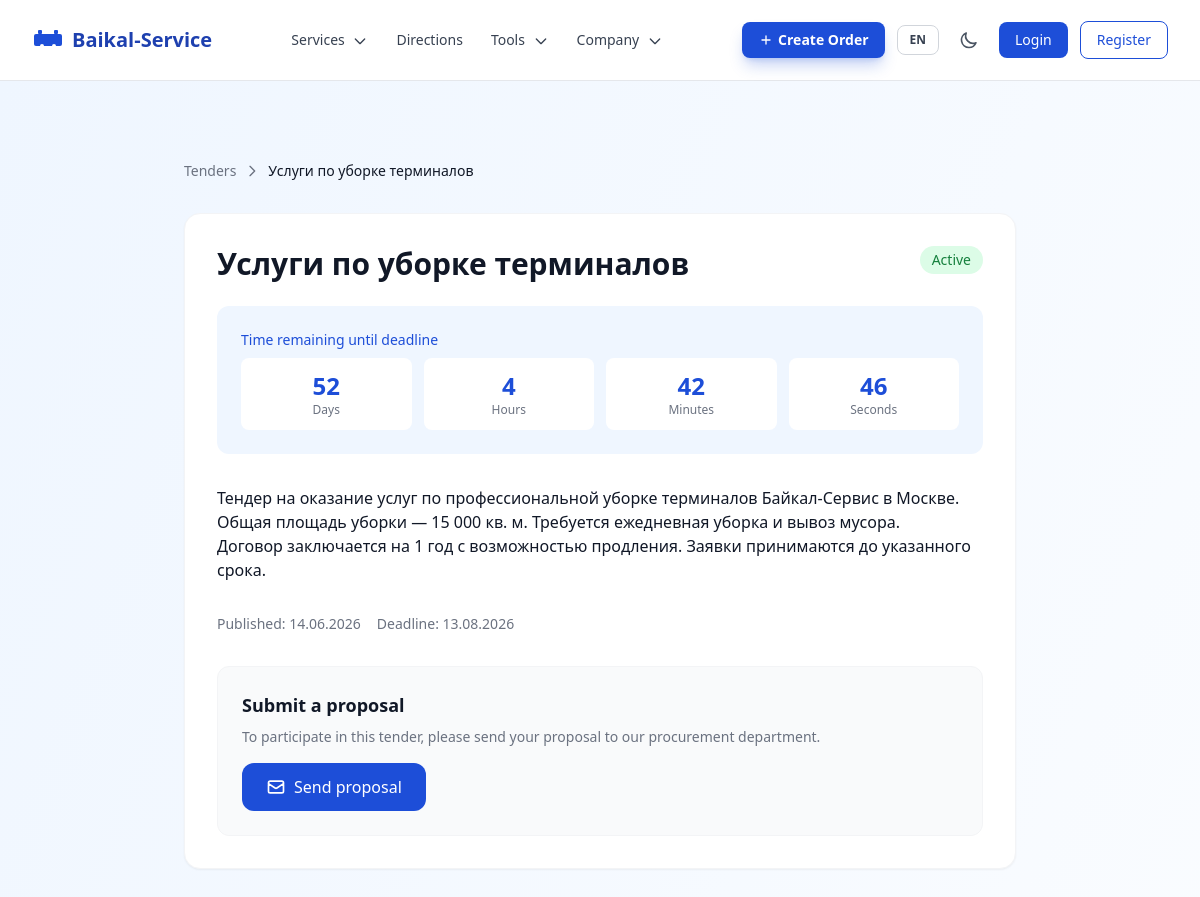
Page /ru/tenders/cleaning-services/ on the committed database.
### apps/core/models.py (models this page shows, shortened)
class Tender(models.Model):
    title = models.CharField(max_length=255, verbose_name=_('Title'))
    slug = models.SlugField(unique=True, verbose_name=_('Slug'))
    description = models.TextField(verbose_name=_('Description'))
    deadline = models.DateTimeField(verbose_name=_('Deadline'))
    is_active = models.BooleanField(default=True, verbose_name=_('Active'))
    published_at = models.DateTimeField(auto_now_add=True, verbose_name=_('Published at'))
    class Meta:
        verbose_name = _('Tender')
        verbose_name_plural = _('Tenders')
        ordering = ['-published_at']

### apps/core/views.py (the view)
# urls.py: path('tenders/<slug:slug>/', views.TenderDetailView.as_view(), name='tender_detail'),
class TenderDetailView(DetailView):
    model = Tender
    template_name = 'pages/core/tender_detail.html'
    context_object_name = 'tender'

### apps/core/context_processors.py (called while the page is built)
def site_settings(request):
    return {
        'SITE_NAME': 'Baikal-Service',
        'SITE_DESCRIPTION': 'Logistics and cargo transportation across Russia and CIS',
        'theme': getattr(request, 'theme', 'light'),
        'DEBUG': settings.DEBUG,
    }

### apps/core/templatetags/i18n_extras.py (called while the page is built)
@register.filter
def localized(obj, language=None):
    if language is None:
        language = translation.get_language()
    lang_code = language[:2] if language else 'ru'
    if hasattr(obj, 'get_localized_name'):
        return obj.get_localized_name(lang_code)
    if lang_code == 'en':
        if hasattr(obj, 'name_en') and obj.name_en:
            return obj.name_en
        if hasattr(obj, 'title_en') and obj.title_en:
            return obj.title_en
    if hasattr(obj, 'name'):
        return obj.name
    if hasattr(obj, 'title'):
        return obj.title
    return str(obj)

@register.filter
def localized_field(obj, field_name):
    language = translation.get_language()
    lang_code = language[:2] if language else 'ru'
    if lang_code == 'en':
        en_field = f'{field_name}_en'
        if hasattr(obj, en_field):
            value = getattr(obj, en_field)
            if value:
                return value
    return getattr(obj, field_name, '')

### templates/pages/core/tender_detail.html (shortened to what this page needs)
{% extends 'base.html' %}{% load i18n static i18n_extras %}
{% block content %}
<div class="bg-gradient-to-br from-baikal-50 to-white dark:from-gray-900 dark:to-gray-800 min-h-screen">
  <div class="max-w-4xl mx-auto px-4 sm:px-6 lg:px-8 py-12 lg:py-20">
    <nav class="flex items-center gap-2 text-sm text-gray-500 dark:text-gray-400 mb-8">
      <a href="{% url 'core:tenders' %}" class="hover:text-baikal-600 dark:hover:text-baikal-400 transition-colors">{% translate 'Tenders' %}</a>
      <svg class="w-4 h-4" fill="none" stroke="currentColor" viewBox="0 0 24 24"><path stroke-linecap="round" stroke-linejoin="round" stroke-width="2" d="M9 5l7 7-7 7"/></svg>
      <span class="text-gray-900 dark:text-white">{{ tender|localized }}</span>
    </nav>
    <div class="bg-white dark:bg-gray-800 rounded-2xl shadow-sm border border-gray-100 dark:border-gray-700 overflow-hidden">
      <div class="p-6 sm:p-8">
        <div class="flex items-start justify-between gap-4 mb-6">
          <h1 class="text-2xl lg:text-3xl font-bold text-gray-900 dark:text-white">{{ tender|localized }}</h1>
          <span class="text-sm px-3 py-1 rounded-full whitespace-nowrap {% if tender.is_active %}bg-green-100 dark:bg-green-900/30 text-green-700 dark:text-green-400{% else %}bg-red-100 dark:bg-red-900/30 text-red-700 dark:text-red-400{% endif %}">
            {% if tender.is_active %}{% translate 'Active' %}{% else %}{% translate 'Closed' %}{% endif %}
          </span>
        </div>
        {% if tender.is_active %}
        <div x-data="{ deadline: new Date('{{ tender.deadline|date:'Y/m/d' }}').getTime(), now: new Date().getTime() }" x-init="setInterval(() => { now = new Date().getTime() }, 1000)" class="bg-baikal-50 dark:bg-baikal-900/20 rounded-xl p-4 sm:p-6 mb-8">
          <p class="text-sm text-baikal-600 dark:text-baikal-400 font-medium mb-2">{% translate 'Time remaining until deadline' %}</p>
          <div class="grid grid-cols-4 gap-3 text-center">
            <div class="bg-white dark:bg-gray-800 rounded-lg p-3">
              <div class="text-2xl font-bold text-baikal-600 dark:text-baikal-400" x-text="Math.max(0, Math.floor((deadline - now) / 86400000))">0</div>
              <div class="text-xs text-gray-500 dark:text-gray-400">{% translate 'Days' %}</div>
            </div>
            <div class="bg-white dark:bg-gray-800 rounded-lg p-3">
              <div class="text-2xl font-bold text-baikal-600 dark:text-baikal-400" x-text="Math.max(0, Math.floor((deadline - now) % 86400000 / 3600000))">0</div>
              <div class="text-xs text-gray-500 dark:text-gray-400">{% translate 'Hours' %}</div>
            </div>
            <div class="bg-white dark:bg-gray-800 rounded-lg p-3">
              <div class="text-2xl font-bold text-baikal-600 dark:text-baikal-400" x-text="Math.max(0, Math.floor((deadline - now) % 3600000 / 60000))">0</div>
              <div class="text-xs text-gray-500 dark:text-gray-400">{% translate 'Minutes' %}</div>
            </div>
            <div class="bg-white dark:bg-gray-800 rounded-lg p-3">
              <div class="text-2xl font-bold text-baikal-600 dark:text-baikal-400" x-text="Math.max(0, Math.floor((deadline - now) % 60000 / 1000))">0</div>
              <div class="text-xs text-gray-500 dark:text-gray-400">{% translate 'Seconds' %}</div>
            </div>
          </div>
        </div>
        {% endif %}
        <div class="prose prose-gray dark:prose-invert max-w-none mb-8">{{ tender.description|safe }}</div>
        <div class="flex items-center gap-4 text-sm text-gray-500 dark:text-gray-400 mb-8">
          <span>{% translate 'Published' %}: {{ tender.published_at|date:"d.m.Y" }}</span>
          <span>{% translate 'Deadline' %}: {{ tender.deadline|date:"d.m.Y" }}</span>
        </div>
        {% if tender.is_active %}
        <div class="bg-gray-50 dark:bg-gray-900/50 rounded-xl p-6 border border-gray-100 dark:border-gray-700">
          <h3 class="text-lg font-semibold text-gray-900 dark:text-white mb-2">{% translate 'Submit a proposal' %}</h3>
          <p class="text-sm text-gray-500 dark:text-gray-400 mb-4">{% translate 'To participate in this tender, please send your proposal to our procurement department.' %}</p>
          <a href="mailto:tenders@baikal-service.ru?subject={{ tender|localized|urlencode }}" class="inline-flex items-center gap-2 px-6 py-3 bg-baikal-600 hover:bg-baikal-700 text-white font-medium rounded-xl transition-colors">
            <svg class="w-5 h-5" fill="none" stroke="currentColor" viewBox="0 0 24 24"><path stroke-linecap="round" stroke-linejoin="round" stroke-width="2" d="M3 8l7.89 5.26a2 2 0 002.22 0L21 8M5 19h14a2 2 0 002-2V7a2 2 0 00-2-2H5a2 2 0 00-2 2v10a2 2 0 002 2z"/></svg>
            {% translate 'Send proposal' %}
          </a>
        </div>
        {% endif %}
      </div>
    </div>
  </div>
</div>
{% endblock %}

### static/css/styles.css (style rules this page uses)
html { line-height: 1.5; -webkit-text-size-adjust: 100%; -moz-tab-size: 4; tab-size: 4; font-family: 'Inter', ui-sans-serif, system-ui, sans-serif; font-feature-settings: normal; font-variation-settings: normal; -webkit-tap-highlight-color: transparent; }
body { margin: 0; line-height: inherit; }
a { color: inherit; text-decoration: inherit; }

### rows in the picture
Tender: title "Услуги по уборке терминалов", description "Тендер на оказание услуг по профессиональной уборке терминалов Байкал-Сервис в Москве. Общая площадь уборки — 15 000 кв. м. Требуется ежедневная уборка и вывоз мусора. Договор заключается на 1 год с возможностью продления. Заявки принимаются до указанного срока.", published_at "14.06.2026", deadline "13.08.2026"
